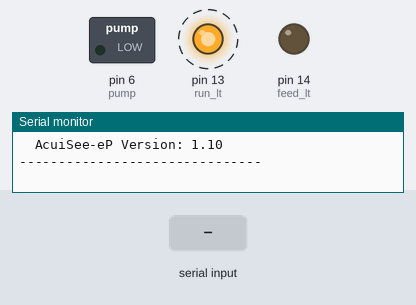
Bench run of a sketch on a simulated Arduino Uno, built with avr-gcc and run on an emulated ATmega328P. On the bench: switched loads named in the sketch (green lamp = pin HIGH), output pins drawn as LEDs (lit = HIGH), the last lines printed to the serial monitor. Dashed ring = blinking. The inputs (shaded band) are chosen by the test bench.

Above: at 1.4 s.
1.5 s: "B\n" received over Serial
At 3.8 s:
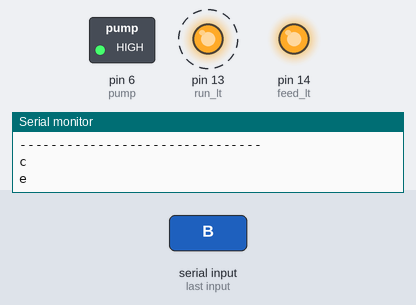
4.5 s: "F\n" received over the second serial link
At 5.5 s:
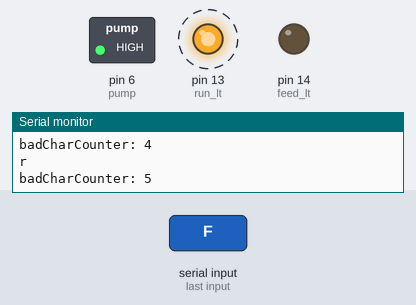
7.5 s: "E\n" received over the second serial link
At 9.8 s:
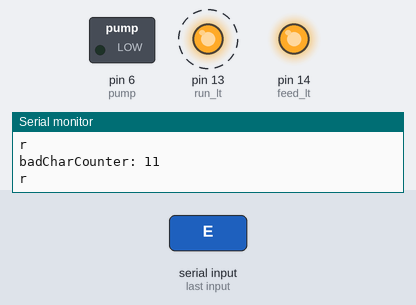
12.5 s: "A\n" received over Serial
At 14.8 s:
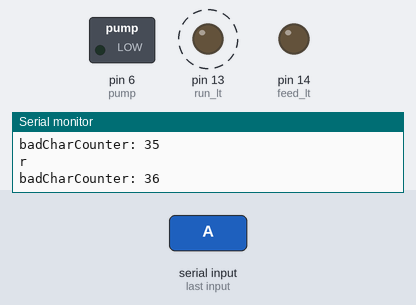
15.5 s: "C\n" received over Serial
At 16.7 s:
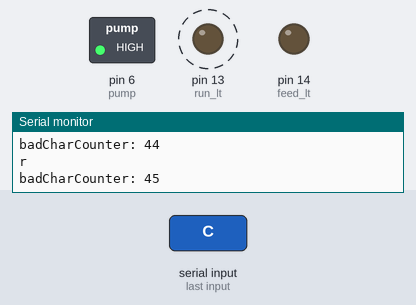
Timing chart, 0 to 19.5 s (numbered marks = the images above; inputs shaded):
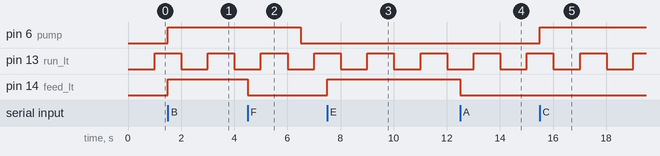

Measured:
- after the input at 1.5 s, pin 6 (pump), pin 14 (feed_lt): LOW → HIGH at once
- after the input at 4.5 s, pin 14 (feed_lt): HIGH → LOW at once
- after the input at 7.5 s, pin 14 (feed_lt): LOW → HIGH at once
- after the input at 12.5 s, pin 14 (feed_lt): HIGH → LOW at once
- after the input at 15.5 s, pin 6 (pump): LOW → HIGH at once
- by itself, pin 13 (run_lt): alternates HIGH for 1.0 s and LOW for 1.0 s

The sketch:

Acuisee_eP_V1_1.ino
```cpp
// AcuiSee -eP  PRIMATE ENRICHMENT DEVICE
// COMMENTS
// **************************************************************
// date        who  ver	what
// ----------------------------------------------------------------------------------------------------
// 07/13/2016   rjw 1.0 original coding
// 09/17/2016   rjw 1.1 limited pumpon time


// ----------------------------------------------------------------------------------------------------
// FROM TABLET         FROM ARDUINO
// Command Description Response  Description     Note
// --------------------------------------------------------------------
// A       OFF All     a         All off         Pump, LED
// B       ON All      b         All on          Pump, LED
// C       ON Pump     c         Pump on
// D       OFF Pump    d         Pump off
// E       ON LED      e         LED on
// F       OFF LED     f         LED off
// R                   r         RESEND last command
// S       Status Req
// Y       PING        y         PING            Arduino to tablet
// Z       NOOP        z         NOOP            Tablet to Arduino
// ----------------------------------------------------------------------------------------------------

//PIN	 I/O/A	DESCRIPTION
// -----------------------------------------------------
// D6	 OP     PUMP MOTOR / SOLENOID VALVE Combination
// D13 OP     Board Run Light (blinky)
// D14 OP     Feed light


#include <SoftwareSerial.h>

#define Version        1.10
#define bluetoothRx    2  // RX-I
#define bluetoothTx    3  // TX-O
#define pump           6
#define run_lt         13
#define feed_lt        14
#define pumpOnLmit     5000

// Bluetooth
SoftwareSerial bluetooth(bluetoothTx, bluetoothRx);


long          previousMillis    = 0;        // will store last time run LED was updated
long          interval          = 1000;     // interval at which to blink (milliseconds)
int           divisor           = 1;        // used to control blink rate of LED
unsigned long currentMillis     = millis();
int           badCharCounter    = 0 ;       // bluetooth bad char counter
boolean       badCharFlag       = false ;
unsigned long badCharTimer      = millis();
long          badCharTimerLimit = 200  ;      // .1 sec
char          inChar            = -1; // Where to store the character read

boolean       pumpOn       = false ;
unsigned long pumpOnMillis = millis();

/* **************************************************************************** */

void setup()
{
  // IO
  pinMode(pump,     OUTPUT);
  pinMode(run_lt,   OUTPUT);
  pinMode(feed_lt,  OUTPUT);
  digitalWrite(pump,    LOW);
  digitalWrite(run_lt,  LOW);
  digitalWrite(feed_lt, LOW);

  //  BlueTooth
  bluetooth.begin(115200);  // The Bluetooth Mate defaults to 115200bps
  bluetooth.print("$");     // Print three times individually to enter command mode
  bluetooth.print("$");
  bluetooth.print("$");
  delay(100);               // Short delay, wait for the BT module to send back CMD
  bluetooth.println("U,9600,N");  // Temporarily Change the baudrate to 9600, no parity
  delay(100);
  bluetooth.begin(9600);  // Start bluetooth serial at 9600

  // Serial
  Serial.begin(9600);     // Start serial port at 9600
  Serial.print(F("\n\n  AcuiSee-eP Version: "));  Serial.println(Version);
  Serial.println(F("-------------------------------"));
} // setup

//  STAT() ///////////////////////////////////////////////
void STAT() {
  if ((digitalRead(pump) == LOW) && (digitalRead(feed_lt) == LOW)) {
    Serial.write("a"); bluetooth.print("a");
  }
  if ((digitalRead(pump) == HIGH) && (digitalRead(feed_lt) == HIGH)) {
    Serial.write("b"); bluetooth.print("b");
  }

  if (digitalRead(pump) == LOW) {
    Serial.write("d"); bluetooth.print("d");
  } else {
    Serial.write("c");
    bluetooth.print("c");
  }

  if (digitalRead(feed_lt) == LOW) {
    Serial.write("f"); bluetooth.print("f");
  } else {
    Serial.write("e");
    bluetooth.print("e");
  }
  Serial.write("\n"); bluetooth.print("\n");
 } // STAT


// processCommand()   ////////////////////////////////////////////

char processCommand(char c1) {
   switch (c1) {
        case 'A':
          PumpOff();
          Feed_LtOff();
          return 0;
          break;
         case 'B':
          PumpOn();
          Feed_LtOn();
          return 0;
          break;
         case 'C':
          PumpOn();
          return 0;
          break;
        case 'D':
          PumpOff();
          return 0;
          break;
        case 'E':
          Feed_LtOn();
          return 0;
          break;
        case 'F':
          Feed_LtOff();
          return 0;
          break;
        case 'S':
          STAT();
          return 0;
          break;
        case'Z':
          Serial.write("z\n");  bluetooth.print("z\n"); // NO-OP
          delay(50);
          return 0;
          break;
        default:
          return 1;
      } // of switch
   } // end of processCommand()

// readSerialPort()   ////////////////////////////////////////////
char readSerialPort(void) {

    while (Serial.available() > 0) { // Don't read unless you know there is data
      inChar = Serial.read(); // Read a character
      if ((inChar >= 65) && (inChar <= 90)) {     // ascii A through Z
         processCommand(inChar);
      } // of if inchar
     } // of While
    } // of function readSerialPort

// readBlueTooth()  Bluetooth  ////////////////////////////////////////////
char readBlueTooth(void) {

    while (bluetooth.available() > 0) { // Don't read unless you know there is data
      Serial.print("bluetooth.available() = ");  //debug
       Serial.println(bluetooth.available());    //debug

    inChar = bluetooth.read();  // Read a character
     Serial.print("bt raw >>");
      Serial.print(inChar);
       Serial.print(", hex: ");
        Serial.println(inChar, HEX);   // prints value as string in hexadecimal (base 16):

    if ((inChar >= 65) && (inChar <= 90)) {     // ascii A through Z
      // if we make it here, it is a good character that passed the filter tests
      Serial.print("bt filtered >>");
       Serial.print(inChar);
        Serial.print(", hex: ");
         Serial.println(inChar, HEX);               // prints value as string in hexadecimal (base 16):
          processCommand(inChar);                 // process the command
           badCharCounter = 0;
            badCharFlag = false;
       } else {

      // if we make it here, character failed the filter test, enable retries
       while (bluetooth.available() > 0) inChar = bluetooth.read();  // Flush the buffer

       delay(5);                                                     // Delay a slight amount
        badCharCounter++;
         badCharFlag = true;
          badCharTimer = millis() ;
        Serial.write("r\n");                                         // send a retry character
         bluetooth.print("r\n");                                      // send a retry character
        Serial.print("badCharCounter: ");
        Serial.println(badCharCounter);
         } // of if inchar
    } // of While
} // of function readBlueTooth

// Feed_LtOn  ///////////////////////////////////////////////////////////
 void Feed_LtOn(void){
   digitalWrite(feed_lt, HIGH);
     Serial.write("e\n"); bluetooth.print("e\n");
} //Feed_LtOn

// FeedLightOff ///////////////////////////////////////////////////////////
 void Feed_LtOff(void){
    digitalWrite(feed_lt, LOW);
     Serial.write("f\n"); bluetooth.print("f\n");
} //FeedLtOff

// PumpOn ///////////////////////////////////////////////////////////
 void PumpOn(void){
    digitalWrite(pump, HIGH);
    pumpOnMillis = millis();
    pumpOn = true;
     Serial.write("c\n"); bluetooth.print("c\n");
} //PumpOn

// PumpOff ///////////////////////////////////////////////////////////
 void PumpOff(void){
    digitalWrite(pump, LOW);
     Serial.write("d\n"); bluetooth.print("d\n");
} //PumpOff

// loop()   //////////////////////////////////////////////
void loop()
{
  // Read and process any commands that have arrived via USB
   if (Serial.available()    > 0) readSerialPort(); // serial port
   if (bluetooth.available() > 0) readBlueTooth();  // bluetooth port
  // execute a BT character retry if necessary
   if (((millis() - badCharTimer) > badCharTimerLimit) && (badCharFlag == true)) {
     // send out the next retry request
       bluetooth.print("r\n");                                      // send a retry character
       badCharCounter++;
        badCharTimer = millis() ;
        Serial.write("r\n");
         Serial.print("badCharCounter: ");
          Serial.println(badCharCounter);
    }


// If pump is turned in for more than 5 seconds, turn it off
  if (pumpOn){
  if (millis() - pumpOnMillis > pumpOnLmit) {
   digitalWrite(pump, LOW);
   pumpOn = false;
   Serial.write("d\n"); bluetooth.print("d\n");
  }  }

// Blink Blink Blink Blink Blink Blink Blink Blink Blink Blink
  currentMillis = millis();
  if (currentMillis - previousMillis > interval/divisor) {
    // save the last time you blinked the LED
    previousMillis = currentMillis;
    digitalWrite(run_lt,  !digitalRead(run_lt)); // change state of run light
  }
} // loop
```
